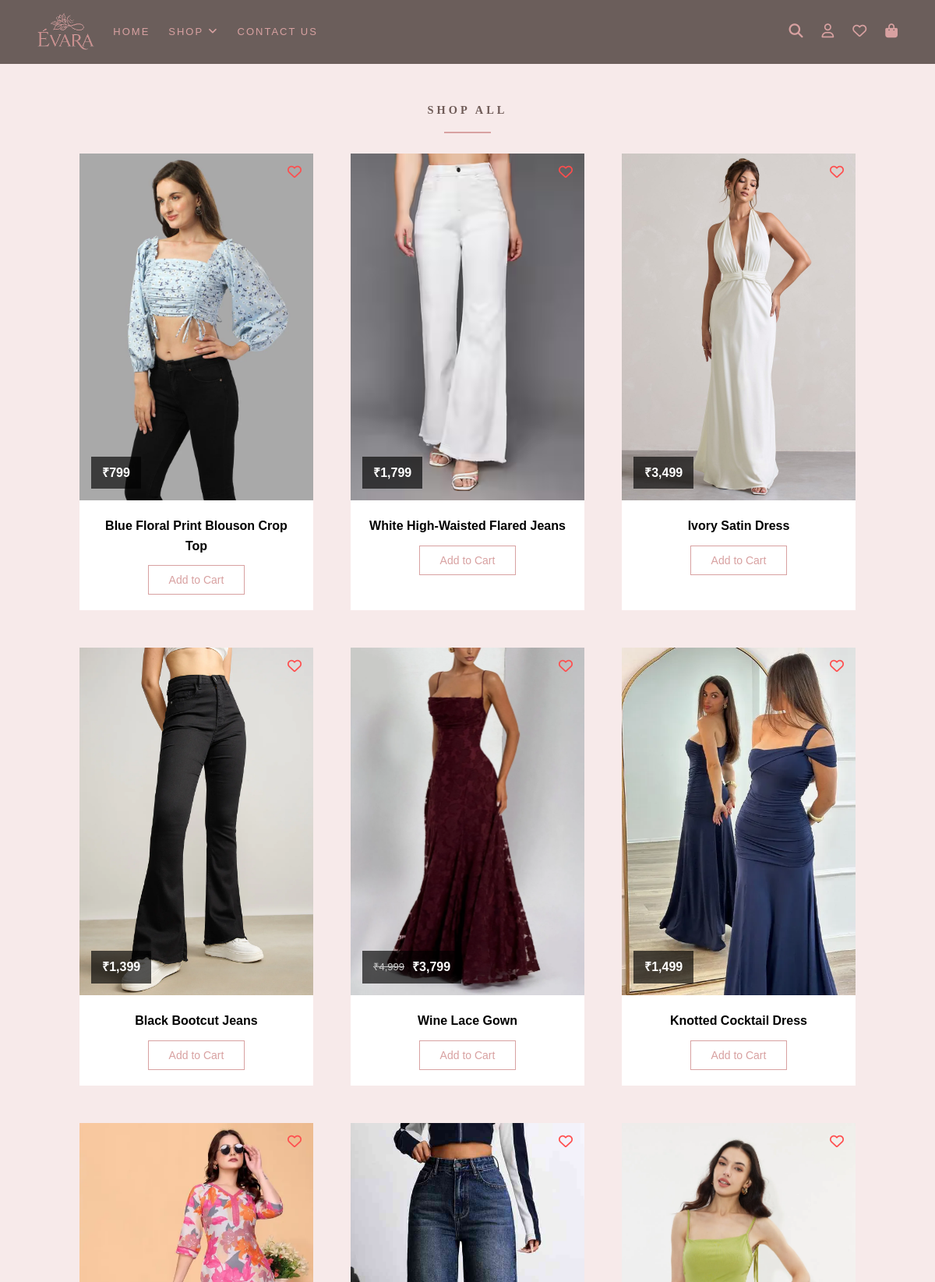
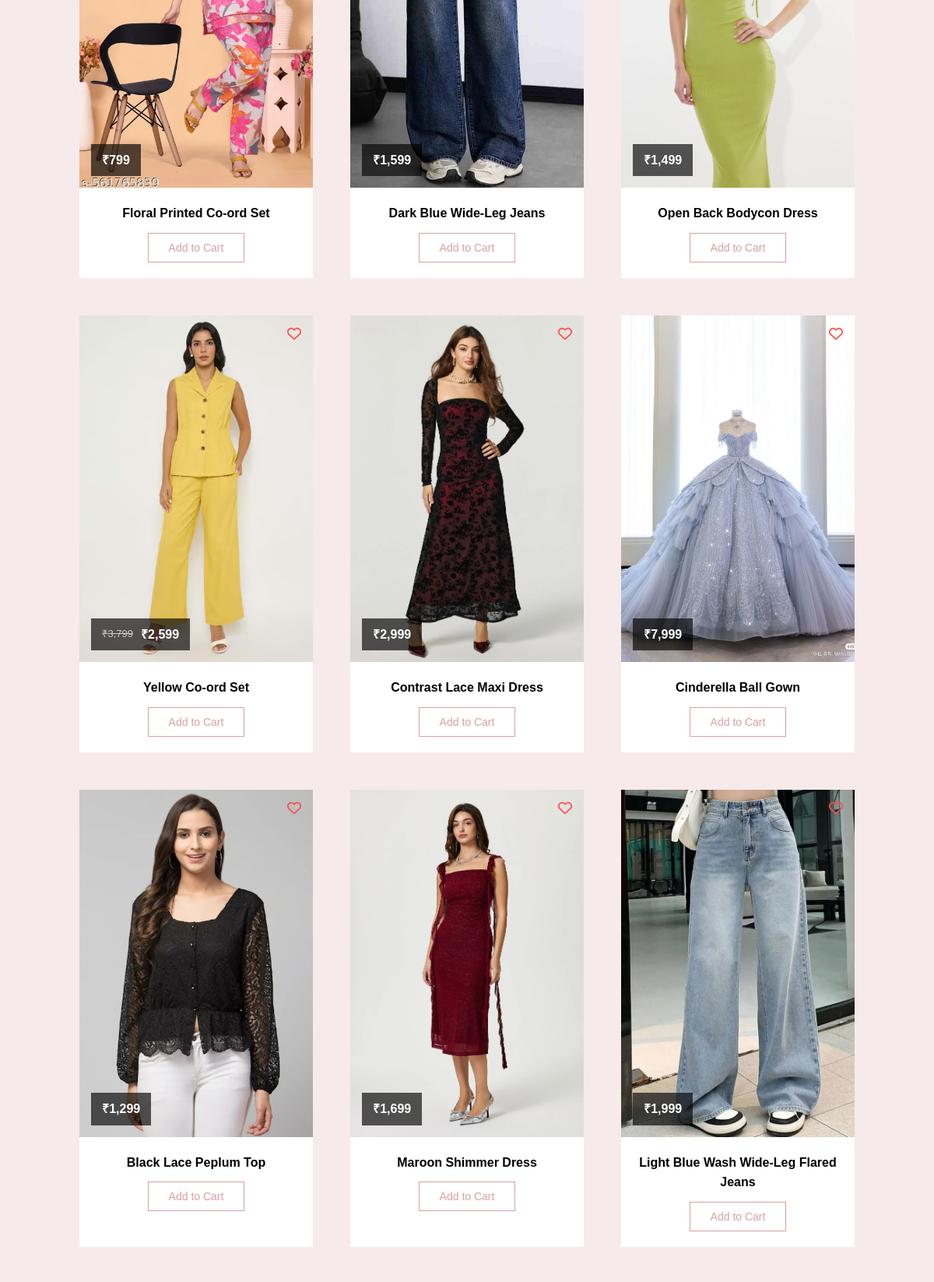
Page /shop (upper part) on the committed database (2 pictures, top to bottom).
### tables this page shows
CREATE TABLE product_images (id integer primary key  autoincrement, product_id integer, image_url text not null, type TEXT, foreign key(product_id) references products(id));

CREATE TABLE products ( id INTEGER PRIMARY KEY AUTOINCREMENT, name TEXT NOT NULL, description TEXT, price NUMERIC NOT NULL, sale_price NUMERIC, category_id INTEGER, stock INTEGER, is_featured BOOLEAN, created_at DATETIME DEFAULT CURRENT_TIMESTAMP, FOREIGN KEY(category_id) REFERENCES categories(id));

### app.py (the view)
@app.route("/shop")
def shop():
    with get_db_connection() as conn:
        products = conn.execute("SELECT p.id, p.name, p.price, p.sale_price, pi.image_url FROM products AS p JOIN product_images AS pi ON pi.product_id = p.id WHERE pi.type = 'f' ORDER BY RANDOM() LIMIT 27").fetchall()
        wishlist_ids = []
        if 'user_id' in session:
            rows = conn.execute("SELECT product_id FROM wishlist WHERE user_id = ?",(session['user_id'],)).fetchall()
            wishlist_ids = [row['product_id'] for row in rows]
        cart_ids = []
        if 'user_id' in session:
            rows = conn.execute("SELECT product_id FROM cart WHERE user_id = ?",(session['user_id'],)).fetchall()
            cart_ids = [row['product_id'] for row in rows]
    return render_template("shop.html", products=products, wishlist_ids=wishlist_ids, cart_ids=cart_ids)

### app.py (called while the page is built)
def get_db_connection():
    conn = sqlite3.connect("app.db")
    conn.row_factory = sqlite3.Row
    return conn

### helpers.py (called while the page is built)
def rs(value):
    return f"₹{value:,}"

### templates/shop.html (shortened to what this page needs)
{% extends "layout.html" %}
{% block content %}
    <div class="shop-all">
        <h1 class="shop-subtitle">SHOP ALL</h1>
        <span class="shop-divider"></span>
        <br>
        <div class="item-cards">
            {%  for product in products %}
                <div class="item-card" data-link="{{ url_for('product_detail', id=product['id']) }}">
                <div class="card-img">
                    <img src="{{ url_for('static', filename=product['image_url']) }}">
                    <form action="{{ url_for('toggle_wishlist', product_id=product['id']) }}" method="POST">
                        <button type="submit" class="wishlist-btn">
                            {% if product['id'] in wishlist_ids %}
                                <i class="fa-solid fa-heart wishlist active"></i>
                            {% else %}
                                <i class="fa-regular fa-heart wishlist"></i>
                            {% endif %}
                        </button>
                    </form>
                    <span class="price-tag">
                        {% if product['sale_price'] %}
                            <span class="old-price">{{ rs(product['price']) }}</span>
                            <span class="new-price">{{ rs(product['sale_price']) }}</span>
                        {% else %}
                            <span class="new-price">{{ rs(product['price']) }}</span>
                        {% endif %}
                    </span>
                </div>
                <div class="card-info">
                    <h5>{{ product['name'] }}</h5>
                    <form action="{{ url_for('toggle_cart', product_id=product['id']) }}" method="POST">
                        {% if product['id'] in cart_ids %}
                            <button class="add-cart-added">Added ✓</button>
                        {% else %}
                            <button class="add-cart">Add to Cart</button>
                        {% endif %}
                    </form>
                </div>
            </div>
         {% endfor %}
    </div>
{% endblock %}

### static/style.css (style rules this page uses)
* { margin: 0; padding: 0; box-sizing: border-box; }
body { background-color: #f7eaea; font-family: Arial, sans-serif; line-height: 1.6; width: 100%; overflow-x: hidden; }
h1 { font-size: clamp(2rem, 6vw, 4rem); color: #d8a1a1; font-family: "AmstelvarAlpha", serif; letter-spacing: 0.25rem; transition: transform 0.1s ease-out; text-align: center; margin-bottom: 2rem; }
.item-cards { display: flex; gap: 3rem; justify-content: center; flex-wrap: wrap; }
.item-card { width: 300px; max-width: 100%; background: #fff; overflow: hidden; transition: transform 0.4s ease; cursor: pointer; }
.card-img { position: relative; width: 100%; padding-top: 140%; overflow: hidden; }
.card-img img { position: absolute; top: 0; left: 0; width: 100%; height: 100%; object-fit: cover; object-position: center; }
.price-tag { position: absolute; bottom: 15px; left: 15px; background: rgba(0,0,0,0.65); padding: 8px 14px; display: flex; gap: 10px; align-items: center; z-index: 2; }
.old-price { color: #ccc; font-size: 13px; text-decoration: line-through; }
.new-price { color: #fff; font-size: 16px; font-weight: bold; }
.wishlist { position: absolute; top: 15px; right: 15px; font-size: 18px; color: #ff4d4d; cursor: pointer; transition: transform 0.3s ease; z-index: 2; }
.card-info { padding: 20px; text-align: center; }
.card-info h5 { margin-bottom: 12px; font-size: 16px; }
.add-cart { padding: 10px 26px; background: transparent; border: 1px solid #d8a1a1; color: #d8a1a1; cursor: pointer; transition: all 0.3s ease; font-size: 14px; }
.shop-all { background: #f7eaea; text-align: center; padding: 2rem; }
.shop-subtitle { font-size: clamp(0.9rem, 1.2vw, 1.1rem); letter-spacing: 4px; color: #6f5b57; margin: 1rem; }
.shop-divider { display: block; width: 60px; height: 2px; background: #d8a1a1; margin: 0 auto; }
.wishlist-btn { border: none; background-color: #f7eaea; }

### rows in the picture
product_images: image_url (picture), name "Blue Floral Print Blouson Crop Top"
products: price "₹799"
product_images: image_url (picture), name "White High-Waisted Flared Jeans"
products: price "₹1,799"
product_images: image_url (picture), name "Ivory Satin Dress"
products: price "₹3,499"
product_images: image_url (picture), name "Black Bootcut Jeans"
products: price "₹1,399"
product_images: image_url (picture), name "Wine Lace Gown"
products: price "₹4,999", sale_price "₹3,799"
product_images: image_url (picture), name "Knotted Cocktail Dress"
products: price "₹1,499"
product_images: image_url (picture), name "Floral Printed Co-ord Set"
products: price "₹799"
product_images: image_url (picture), name "Dark Blue Wide-Leg Jeans"
products: price "₹1,599"
product_images: image_url (picture), name "Open Back Bodycon Dress"
products: price "₹1,499"
product_images: image_url (picture), name "Yellow Co-ord Set"
products: price "₹3,799", sale_price "₹2,599"
product_images: image_url (picture), name "Contrast Lace Maxi Dress"
products: price "₹2,999"
product_images: image_url (picture), name "Cinderella Ball Gown"
products: price "₹7,999"
product_images: image_url (picture), name "Black Lace Peplum Top"
products: price "₹1,299"
product_images: image_url (picture), name "Maroon Shimmer Dress"
products: price "₹1,699"
product_images: image_url (picture), name "Light Blue Wash Wide-Leg Flared Jeans"
products: price "₹1,999"
